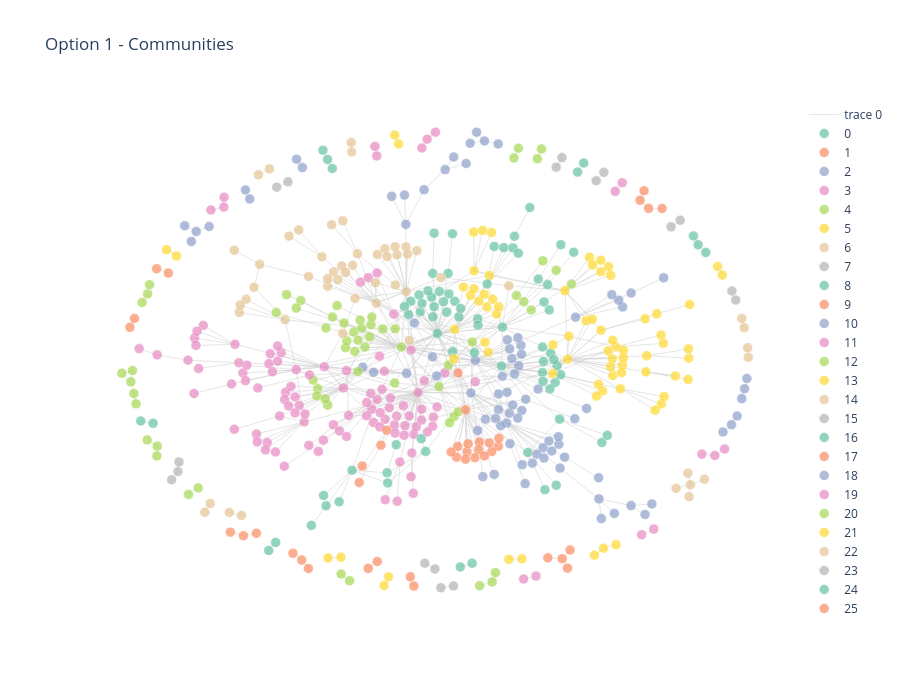
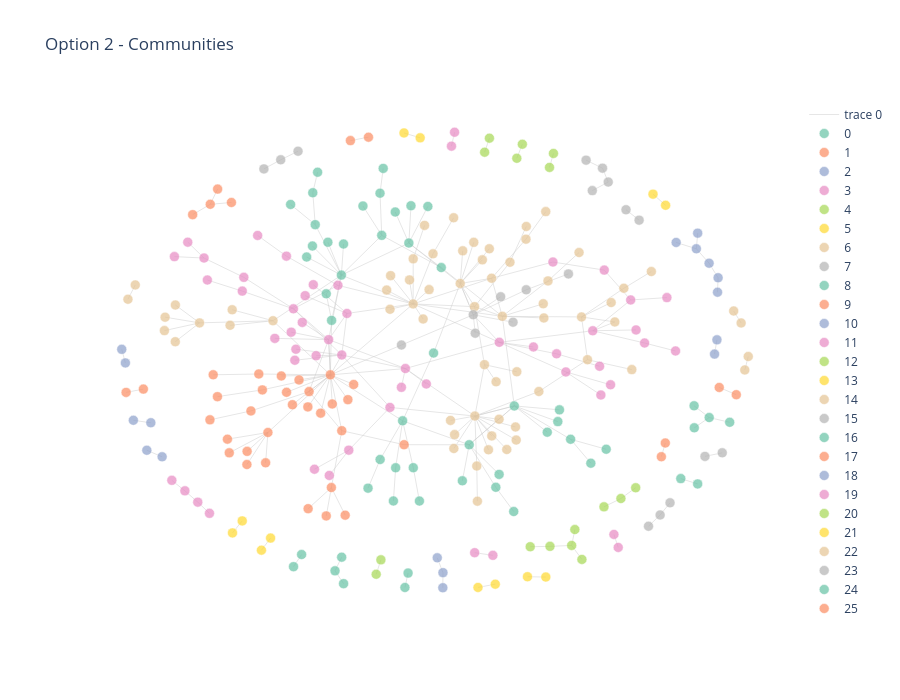

The notebook cell these images were saved under, in order:
### Code cell
# Cell 7: Community Detection / Clustering

print("="*70)
print("  ANALYSIS 6: COMMUNITY DETECTION")
print("="*70)

community_results = {}
for label, g_u, g_d in [('Option 1', G_opt1_u, G_opt1), ('Option 2', G_opt2_u, G_opt2)]:
    communities = g_u.community_multilevel()
    membership = communities.membership
    modularity = communities.modularity
    g_u.vs['community'] = membership
    g_d.vs['community'] = membership
    n_communities = max(membership) + 1

    community_results[label] = {
        'membership': membership, 'modularity': modularity,
        'n_communities': n_communities, 'communities': communities,
    }

    print(f"\n  {label}:")
    print(f"    Modularity: {modularity:.4f}")
    print(f"    Communities detected: {n_communities}")
    print(f"\n    {'Cluster':<10} {'Size':<8} {'Entity Types':<30} {'Key Members'}")
    print(f"    {'-'*10} {'-'*8} {'-'*30} {'-'*30}")

    for c in range(n_communities):
        members = [i for i, m in enumerate(membership) if m == c]
        size = len(members)
        if size < 2:
            continue
        type_counts = Counter(g_u.vs[i]['type_broad'] for i in members)
        type_str = ', '.join(f"{t}:{n}" for t, n in type_counts.most_common(3))
        degrees_in_cluster = [(g_u.vs[i]['name'], g_u.degree(i)) for i in members]
        top_members = sorted(degrees_in_cluster, key=lambda x: -x[1])[:3]
        member_str = ', '.join(f"{name}" for name, _ in top_members)
        print(f"    {c:<10} {size:<8} {type_str:<30} {member_str}")

# ── Cross-corpus cluster alignment ─────────────────────────────────
print("\n\nCross-Corpus Cluster Alignment")
print("  Do the same entities cluster together in both corpora?")
print("-"*70)

opt1_names = set(G_opt1.vs['name'])
opt2_names = set(G_opt2.vs['name'])
shared = opt1_names & opt2_names

if shared:
    cluster_pairs = defaultdict(list)
    for entity in shared:
        idx1 = G_opt1.vs['name'].index(entity)
        idx2 = G_opt2.vs['name'].index(entity)
        c1 = G_opt1.vs[idx1]['community']
        c2 = G_opt2.vs[idx2]['community']
        cluster_pairs[(c1, c2)].append(entity)

    print(f"\n  Shared entities: {len(shared)}")
    print(f"  Cluster pair combinations: {len(cluster_pairs)}")
    print(f"\n  {'Opt1 Clust':<12} {'Opt2 Clust':<12} {'Count':<8} {'Entities'}")
    print(f"  {'-'*12} {'-'*12} {'-'*8} {'-'*40}")
    for (c1, c2), entities in sorted(cluster_pairs.items(), key=lambda x: -len(x[1])):
        ent_str = ', '.join(entities[:5])
        if len(entities) > 5:
            ent_str += f"... (+{len(entities)-5})"
        print(f"  {c1:<12} {c2:<12} {len(entities):<8} {ent_str}")

# ── Network visualization colored by community ─────────────────────
for label, g in [('Option 1', G_opt1), ('Option 2', G_opt2)]:
    fig = plot_network_plotly(g, layout_algo='fr', title=f'{label} - Communities',
                              color_attr='community')
    fig.show()
